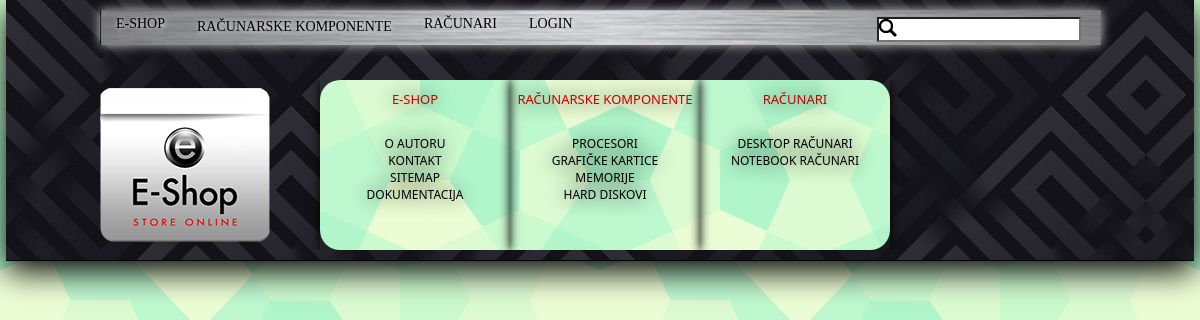
The page /header.php on the database its author committed.
### tables this page shows
CREATE TABLE IF NOT EXISTS `glavni_meni` (
  `id_linka` int(11) NOT NULL AUTO_INCREMENT,
  `naziv_linka` varchar(100) NOT NULL,
  `poz_linka` int(11) NOT NULL,
  `putanja_linka` varchar(255) NOT NULL DEFAULT '#',
  PRIMARY KEY (`id_linka`)
);

### header.php (the view, shortened to what this page needs)
<html>
	<head>
		<link rel="stylesheet" type="text/css" href="stil.css"/>
	</head>
	<body onload="prvo();">
		<div id="sajt_gore">
				<div id="heder">
					<div id="menu">
							<ul id="nivo0" >
							<?php
								include_once("konekcija.inc");
								$selectLinksQuery = "SELECT * FROM glavni_meni ORDER BY poz_linka ASC";
								$result = mysql_query($selectLinksQuery,$con);
								if(mysql_num_rows($result) > 0){
									while($links = mysql_fetch_assoc($result)){
										echo '<li';
										$selectIzVezivneTabele = "SELECT id_pod_linka FROM gl_meni_podmeni WHERE id_gl_linka = ".$links['id_linka'];
										$resultVezivna = mysql_query($selectIzVezivneTabele,$con);
										if(mysql_num_rows($resultVezivna) > 0){
											echo ' onMouseOver="pokazi('.$links['id_linka'].');"  onMouseOut="sakrij('.$links['id_linka'].');"><a href="'.$links['putanja_linka'].'">'.$links['naziv_linka'].'</a></li>';
										}
										else{
											echo '><a href="'.$links['putanja_linka'].'">'.$links['naziv_linka'].'</a></li>';
										}
									}
								}
								if(isset($_SESSION['id_klijenta'])){
									echo '<li><a href="odjava.php">Odjavi se</a></li>';
								}
								else{
									echo '<li ><a href="#" onClick="prikaziFormu();">Login</a></li>';
								}
							?>
							</ul>
							<input type='text' onKeyUp="searchAll(this.value);" id="search" />
							<div id='searchResult'></div>
					</div>
					<div id="heder_sadrzaj">
						<div id="logo_slika">
							<a href="index.php">
								<img src="slike/logo4.png" width="170"/>
							</a>
						</div>
						<div id="heder_sadrzaj_tekst">
								<div class='linkovi'>
									<div class="link_naslov">
										<a href='index.php'>e-Shop</a>
									</div>
									<div class="link_ostalo">
										<li><a href='index.php?id=2'>O AUTORU</a></li>
										<li><a href='index.php?id=3'>KONTAKT</a></li>
										<li><a href='index.php?id=4'>SITEMAP</a></li>
										<li><a href='Dokumentacija.pdf'>DOKUMENTACIJA</a></li>
									</div>
								</div>
								<div class='linkovi'>
									<div class="link_naslov">
										<a href='#'>Računarske Komponente</a>
									</div>
									<div class="link_ostalo">
										<li><a href='komponente.php?id=1'>Procesori</a></li>
										<li><a href='komponente.php?id=2'>Grafičke Kartice</a></li>
										<li><a href='komponente.php?id=3'>Memorije</a></li>
										<li><a href='komponente.php?id=4'>Hard Diskovi</a></li>
									</div>
								</div>
								<div class='linkovi'>
									<div class="link_naslov">
										<a href='#'>Računari</a>
									</div>
									<div class="link_ostalo">
										<li><a href='racunari.php?id=1'>Desktop Računari</a></li>
										<li><a href='racunari.php?id=2'>Notebook Računari</a></li>
									</div>
								</div>
						</div>
					</div>
				</div>
		</div>

### stil.css (style rules this page uses)
html { height:100%; }
body { width:100%; margin:0 auto; background-image:url(slike/pentagon.png); font-family:Segoe UI,Verdana; }
#logo_slika { width:170px; height:170px; margin-top:8px; float:left; background-color:transparent; }
#search { float: right; margin-right: 20px; margin-top: -44px; background-image:url('slike/lupa.png'); background-repeat:no-repeat; padding:3px; padding-left:20px; }
#searchResult { float: right; margin-right: 20px; margin-top: -44px; padding:3px; padding-left:20px; }
#sajt_gore { position:absolute; width:99%; border-bottom:1px solid black; box-shadow:0px 10px 30px black; height:260px; background-image:url(slike/pozadina2.jpg); z-index:20; overflow:hidden; margin:-250px 0.5%; }
#sajt_gore a { color:white; }
#heder_sadrzaj { position:relative; overflow:hidden; width:1000px; height:180px; top:80px; border-radius:0px 10px 10px; margin-left:0px; list-style-type:none; }
#heder_sadrzaj_tekst { border-radius:20px; display:flex; width:570px; height:170px; background-image:url(slike/pentagon.png); float:left; margin-left:50px; color:black; font-size:12px; }
#heder_sadrzaj_tekst .linkovi { box-shadow:0px 0px 10px black; width:190px; height:170px; text-shadow:0px 0px 20px black; text-align:center; text-transform:uppercase; }
.link_naslov { font-size:13px; padding-top:10px; padding-bottom:10px; width:190px; height:20px; }
.link_naslov a { text-decoration:none; color:rgb(200,0,0) !important; }
.link_ostalo { padding-top:15px; width:190px; height:110px; }
.link_ostalo a { text-decoration:none; color:black !important; }
#heder { position:relative; color:white; width:1000px; height:250px; margin:0 auto; overflow:hidden; }
#menu { position:fixed; width:1001px; height:35px; z-index:9999; margin-top: 10px; box-shadow:0px 0px 10px silver; }
#menu ul { width:1000px; float:right; padding:0px; }
#menu li { list-style-type:none; text-align:center; float:left; }
#nivo0 { width:900px; background-image:url(slike/menu4.png); background-repeat:repeat-x; color:white; font-family:Tahoma; text-transform:uppercase; height:35px; margin-top:0px; }
#nivo0 li { display:block; height:35px; font-size:14px; padding-right:2px; }
#nivo0 a { display:block; height:21px; text-decoration:none; padding:7px 15px 7px 15px; margin: -1px auto; color:black; text-shadow:1px 1px 5px white; }

### rows shown on the page
glavni_meni: naziv_linka "E-SHOP"
glavni_meni: naziv_linka "RAČUNARSKE KOMPONENTE"
glavni_meni: naziv_linka "RAČUNARI"
